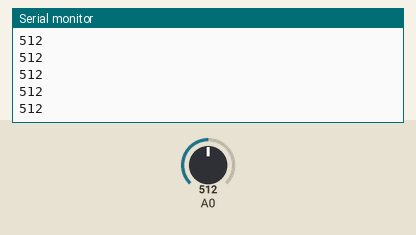
This sketch was run on a simulated Arduino Uno, built with avr-gcc and run on an emulated ATmega328P. Parts: the last lines printed to the serial monitor. The inputs (shaded band) are chosen by the test bench; at power-on: A0 = 512.

Above: at 1.2 s.
1.3 s: A0 set to 716
At 2.3 s:
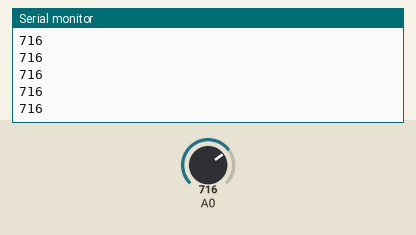
2.8 s: A0 set to 900
At 3.3 s:
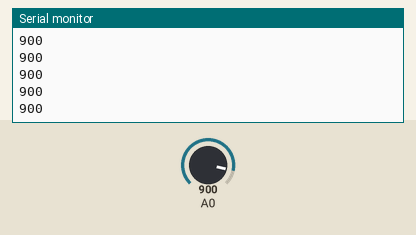
Timing chart, 0 to 5.8 s (numbered marks = the images above; inputs shaded):
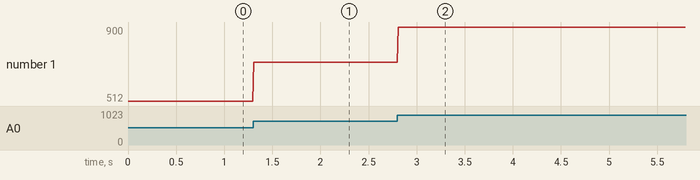

Measured:
- after the input at 1.3 s, the serial monitor: prints a new line at once (image 1)
- after the input at 2.8 s, the serial monitor: prints a new line at once (image 2)
- plotted number 1: 512 → 716 after the input at 1.3 s, 716 → 900 after the input at 2.8 s

The sketch:

External_ADC_16BIT.ino
```cpp
#include <Wire.h>
#include <Adafruit_ADS1015.h>


//Adafruit_ADS1115 ads;
//const float multiplier = 0.1875F;


void setup() {
  Serial.begin(115200);
  // Setup external ADC 16 bit
  //ads.setGain(GAIN_SIXTEEN);
  //ads.begin();
}

void loop() {

  //int16_t adc0 = map( ads.readADC_SingleEnded(0), 10, 26000, 0 , 100);
  //int16_t adc0 = ads.readADC_SingleEnded(0);
  int16_t adc0 = analogRead(A0);
  Serial.println(adc0);

  delay(10);

}
```
